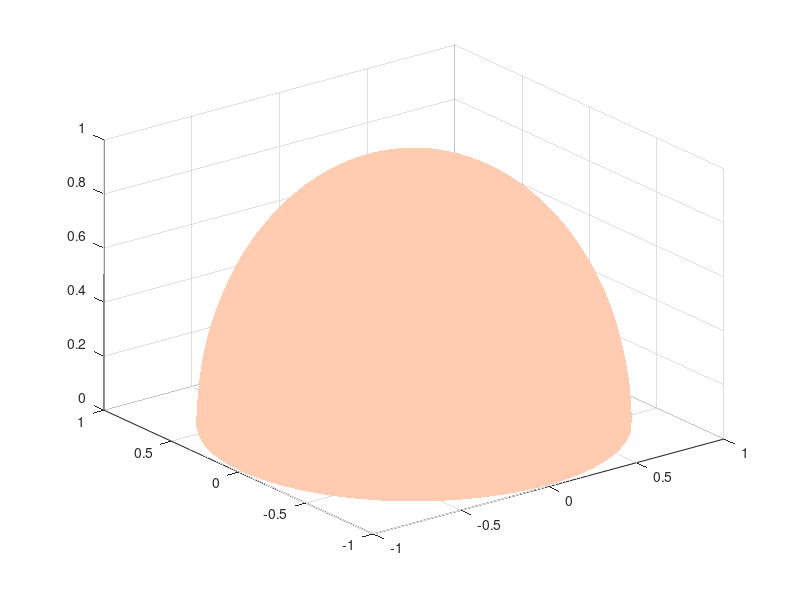

Reproduce this figure in MATLAB.
function [xx,yy,zz] = Bodo(n)
% Bwdo generate a white opaque dome (Beckers white dome)
% [X,Y,Z] = Bwdo(n) generates three (n+1)-by-(n+1)
% matrices so that SURF(X,Y,Z) produces a unit hemispherical dome.
%
% [X,Y,Z] = Bwdo uses n = 20.
%
% Bwdo(n) and just Bwdo graph the sphere as a SURFACE
% and do not return anything (nargout = 0).
%
if nargin == 0, n = 50; end % tests the presence of argument
theta = (-n:2:n)/n*pi;phi = (0:1:n)'/n*pi/2;
cosphi = cos(phi) ; cosphi(1) = 1; cosphi(n+1) = 0;
sintheta = sin(theta); sintheta(n+1) = 0;
scal = .985; % radius of the white dome
x = scal*cosphi*cos(theta);
y = scal*cosphi*sintheta;
z = scal*sin(phi)*ones(1,n+1);
ora=[1 0.8 0.7];colormap(ora); % orange dome
if nargout == 0 % computed or returned result
 surf(x,y,z,'EdgeColor','none')
else
 xx = x; yy = y; zz = z;
end